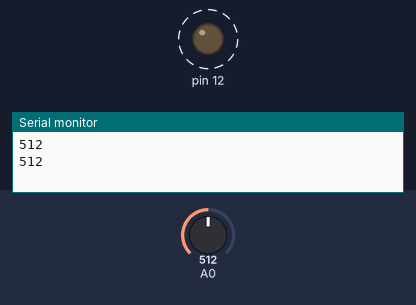
The sketch below on a simulated Arduino Uno, built with avr-gcc and run on an emulated ATmega328P. On the bench: output pins drawn as LEDs (lit = HIGH), the last lines printed to the serial monitor. Dashed ring = blinking. The test bench sets the inputs (shaded band); at power-on: A0 = 512.

Above: at 1.8 s.
1.9 s: A0 set to 306
At 2.2 s:
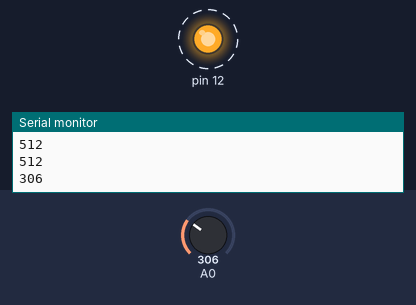
5.4 s: A0 set to 285
At 6.2 s:
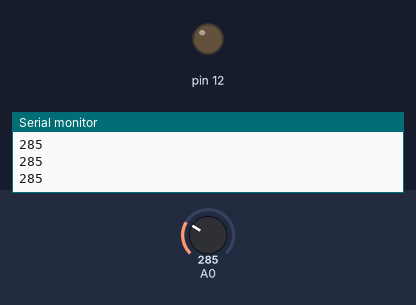
6.9 s: A0 set to 310
At 7.06 s:
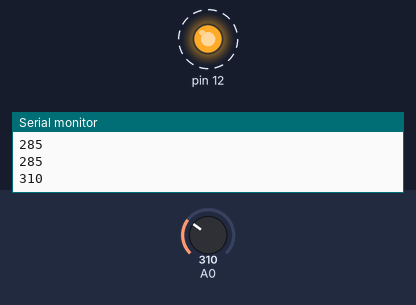
10.4 s: A0 set to 290
At 10.4 s:
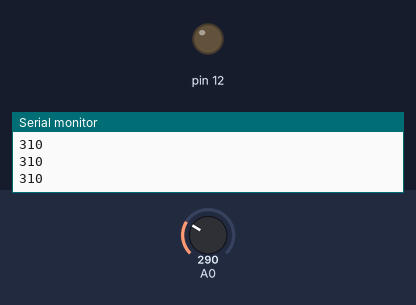
Timing chart, 0 to 12.9 s (numbered marks = the images above; inputs shaded):
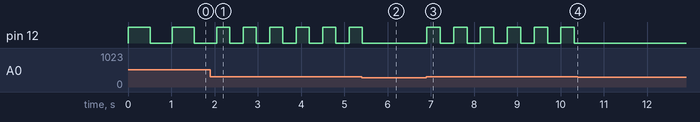

Measured:
- the behaviour switches between 301 and 300 on A0 (found by bisection; images 1 and 2)
- after the input at 1.9 s, pin 12: alternates HIGH for 0.31 s and LOW for 0.31 s, starting after 0.46 s
- after the input at 5.4 s, pin 12: goes on until 5.4 s, then stays LOW
- after the input at 6.9 s, pin 12: alternates HIGH for 0.31 s and LOW for 0.31 s, starting at once
- after the input at 10.4 s, pin 12: stops changing and stays LOW
- by itself, pin 12: alternates HIGH for 0.51 s and LOW for 0.51 s

The sketch:

sketch_poteniometer_blinkingLED.ino
```cpp
void setup() {
  Serial.begin(9600);
  pinMode(12,OUTPUT);
}

void loop() {
  int value = analogRead(A0);
  Serial.println(value);
  if (value <= 300) digitalWrite(12,0);
  else {
    digitalWrite(12,1);
    delay(value);
    digitalWrite(12,0);
    delay(value);
  }
}
```
